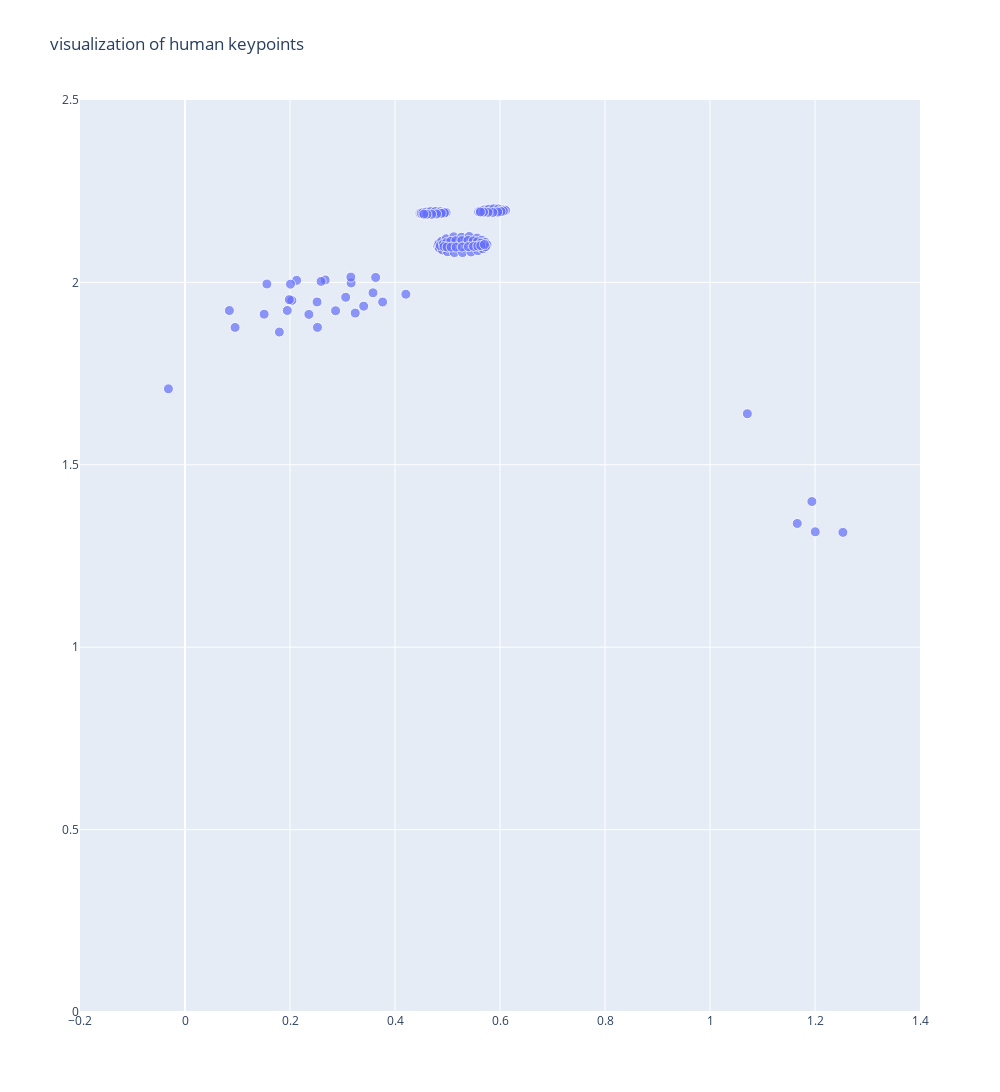

Write notebook code for a chart like this one.
### Code cell
f2 = process_parquet2(pd.read_parquet("79631423.parquet"), idxes=all_selection)
visualize_keypoints(f2[0], point_size=10)

### Figure 1 — Plotly figure (JSON) as saved in the notebook; plotly's stock layout.template omitted (floating-point values rounded to 4 significant figures; data arrays with more than 128 entries replaced by an {"elided": "..."} marker saying what was removed)
{"data": [{"marker": {"size": {"elided": "132 int values"}}, "mode": "markers", "type": "scatter", "x": {"elided": "132 float values"}, "y": {"elided": "132 float values"}}], "layout": {"height": 1600, "title": {"text": "visualization of human keypoints"}, "width": 1000, "xaxis": {"range": [-0.2, 1.4], "title": {"text": ""}}, "yaxis": {"range": [0, 2.5], "title": {"text": ""}}}}
